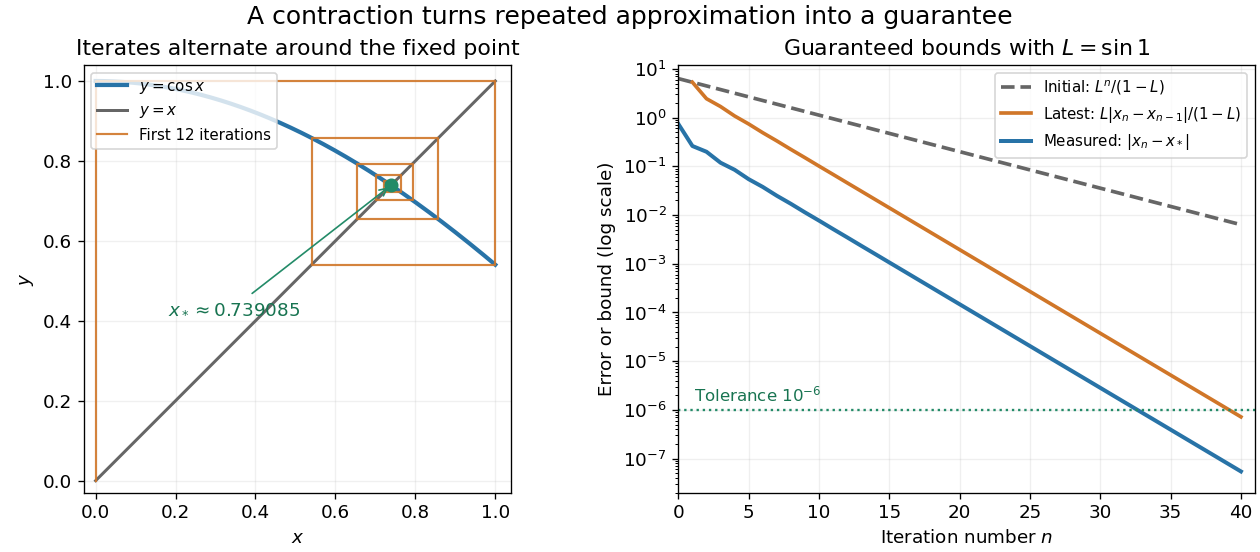

This chart was generated by the following Python code:
"""Plot cosine iteration and write the PNG basename to cwd.

Uses numpy/matplotlib from pyproject.toml; tested with Python 3.14.4.
Run from _media: MPLCONFIGDIR=/tmp/codex-wiki-mpl python ../contraction-cosine-iteration.py
"""

import math
from pathlib import Path

import matplotlib

matplotlib.use("Agg")
import matplotlib.pyplot as plt
import numpy as np


def compute_and_check():
    """Compare contraction bounds against a root independently found by bisection."""
    lower, upper = 0.0, 1.0
    for _ in range(52):
        midpoint = (lower + upper) / 2
        if math.cos(midpoint) > midpoint:
            lower = midpoint
        else:
            upper = midpoint
    root = (lower + upper) / 2
    assert upper - lower < 5e-16
    assert abs(math.cos(root) - root) < 5e-16
    contraction = math.sin(1)
    values = [0.0]
    for _ in range(91):
        values.append(math.cos(values[-1]))
    values = np.array(values)
    steps = np.arange(values.size)
    initial_bounds = contraction**steps / (1 - contraction)
    latest_bounds = contraction * np.abs(np.diff(values)) / (1 - contraction)
    errors = np.abs(values - root)
    # Floating arithmetic is not interval certification; stop the comparison
    # while errors remain far larger than machine precision.
    assert np.all(errors[:41] <= initial_bounds[:41])
    assert np.all(errors[1:41] <= latest_bounds[:40])
    assert np.all((values >= 0) & (values <= 1))
    assert np.all((values[:41] - root) * (values[1:42] - root) < 0)
    samples = np.linspace(0, 1, 1001)
    assert np.max(np.sin(samples)) == contraction
    assert initial_bounds[90] >= 1e-6 > initial_bounds[91]
    assert latest_bounds[39] < 7.20e-7
    print(f"L={contraction:.15f}; independently computed root={root:.15f}")
    for n in (4, 10, 20, 40):
        print(f"n={n}: x={values[n]:.15f}, error={errors[n]:.9g}, "
              f"initial bound={initial_bounds[n]:.9g}, "
              f"latest bound={latest_bounds[n - 1]:.9g}")
    print("Initial bound crosses 1e-6 at n=91; latest-step bound is below 1e-6 at n=40.")
    return values, root, initial_bounds, latest_bounds, errors


def main():
    values, root, initial_bounds, latest_bounds, errors = compute_and_check()
    plt.rcParams.update({"font.size": 11, "axes.facecolor": "white"})
    fig, (left, right) = plt.subplots(1, 2, figsize=(10.5, 4.6),
                                    layout="constrained", facecolor="white")
    grid = np.linspace(0, 1, 401)
    left.plot(grid, np.cos(grid), color="#2873a7", linewidth=2.5, label=r"$y=\cos x$")
    left.plot(grid, grid, color="#666666", linewidth=1.8, label=r"$y=x$")
    path_x, path_y = [values[0]], [0.0]
    for n in range(12):
        path_x.extend([values[n], values[n + 1]])
        path_y.extend([values[n + 1], values[n + 1]])
    left.plot(path_x, path_y, color="#d07628", linewidth=1.3, alpha=0.9,
              label="First 12 iterations")
    left.scatter([root], [root], color="#238b68", s=55, zorder=5)
    left.annotate(r"$x_*\approx0.739085$", (root, root), xytext=(0.18, 0.42),
                  arrowprops={"arrowstyle": "->", "color": "#238b68"},
                  color="#187451")
    left.set(xlabel=r"$x$", ylabel=r"$y$", xlim=(-0.03, 1.04), ylim=(-0.03, 1.04),
             title="Iterates alternate around the fixed point")
    left.set_aspect("equal", adjustable="box")
    left.legend(loc="upper left", fontsize=9)
    left.grid(alpha=0.18)

    n = np.arange(41)
    right.semilogy(n, initial_bounds[:41], color="#666666", linewidth=2.2,
                    linestyle="--", label=r"Initial: $L^n/(1-L)$")
    right.semilogy(n[1:], latest_bounds[:40], color="#d07628", linewidth=2.2,
                    label=r"Latest: $L|x_n-x_{n-1}|/(1-L)$")
    right.semilogy(n, errors[:41], color="#2873a7", linewidth=2.4,
                    label=r"Measured: $|x_n-x_*|$")
    right.axhline(1e-6, color="#238b68", linestyle=":", linewidth=1.4)
    right.text(1.1, 1.5e-6, r"Tolerance $10^{-6}$", color="#187451", fontsize=10)
    right.set(xlabel=r"Iteration number $n$", ylabel="Error or bound (log scale)",
              title=r"Guaranteed bounds with $L=\sin 1$",
              xlim=(0, 41), ylim=(2e-8, 12))
    right.legend(loc="upper right", fontsize=9)
    right.grid(which="major", alpha=0.2)
    fig.suptitle(r"A contraction turns repeated approximation into a guarantee", fontsize=15)
    destination = Path.cwd() / "contraction-cosine-iteration.png"
    fig.savefig(destination, dpi=120, facecolor="white", transparent=False)
    plt.close(fig)
    print(f"Saved {destination.name}")


if __name__ == "__main__":
    main()
